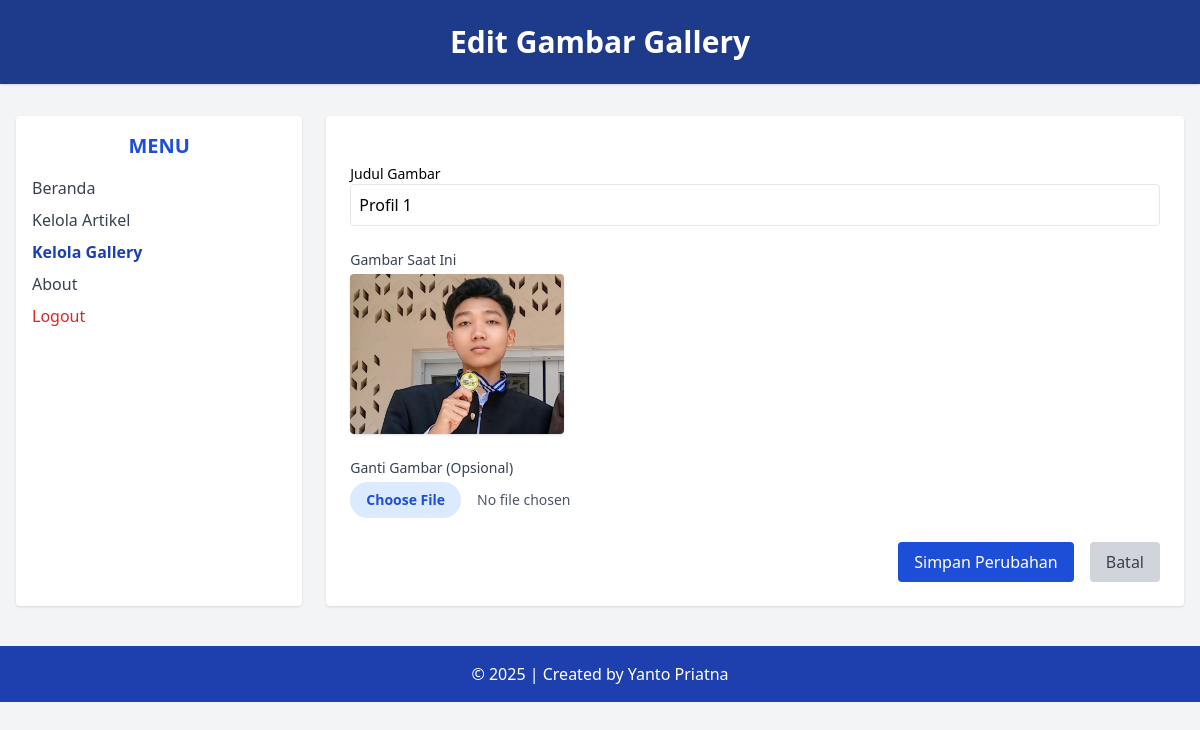
The page /admin/edit_gallery.php?id_gallery=12 (signed in) on the database its author committed.
### tables this page shows
CREATE TABLE `tbl_gallery` (
  `id_gallery` int(5) NOT NULL,
  `judul` text NOT NULL,
  `foto` text NOT NULL
);

### admin/edit_gallery.php (the view, shortened to what this page needs)
<?php
include('../koneksi.php');
$id = $_GET['id_gallery'];
$sql = "SELECT * FROM tbl_gallery WHERE id_gallery = '$id'";
$query = mysqli_query($db, $sql);
$data = mysqli_fetch_array($query);
?>
<!DOCTYPE html>
<html lang="en">
<head>
    <script src="https://cdn.tailwindcss.com"></script>
</head>
<body class="bg-gray-100 min-h-screen">
    <header class="bg-blue-900 text-white text-center py-6 shadow">
        <h1 class="text-3xl font-bold">Edit Gambar Gallery
        </h1>
    </header>
    <div class="flex max-w-7xl mx-auto mt-8 px-4">
        <aside class="w-1/4 bg-white rounded shadow p-4">
            <h2 class="text-xl font-semibold text-blue-700 mb-4 text-center">MENU
            </h2>
            <ul class="space-y-2 text-gray-700">
                <li>
                    <a href="beranda_admin.php" class="block hover:text-blue-600">Beranda</a>
                </li>
                <li>
                    <a href="data_artikel.php" class="block hover:text-blue-600">Kelola Artikel</a>
                </li>
                <li>
                    <a href="data_gallery.php" class="block font-semibold text-blue-800">Kelola Gallery</a>
                </li>
                <li>
                    <a href="about.php" class="block hover:text-blue-600">About</a>
                </li>
                <li>
                    <a href="logout.php" onclick="return confirm('Apakah anda yakin ingin keluar?');"
                        class="block text-red-600 hover:underline font-medium">Logout
                    </a>
                </li>
            </ul>
        </aside>
        <main class="w-3/4 bg-white rounded shadow p-6 ml-6">
            <form action="proses_edit_gallery.php" method="post"
                enctype="multipart/form-data" class="space-y-6">
                <div>
                    <label for="judul" class="block text-sm font-medium text-gray-700mb-1">Judul Gambar
                    </label>
                    <input type="text" id="judul" name="judul" required
                        value="<?php echo htmlspecialchars($data['judul']); ?>"
                        class="w-full p-2 border rounded focus:outline-none focus:ring focus:border-blue-500">
                </div>
                <div>
                    <label class="block text-sm font-medium text-gray-700 mb-1">Gambar Saat Ini</label>
                    <img src="../images/<?php echo $data['foto']; ?>" class="h-40 rounded shadow mb-3" alt="Foto Lama">
                </div>
                <div>
                    <label for="foto" class="block text-sm font-medium text-gray-700 mb-1">Ganti Gambar (Opsional)
                    </label>
                    <input type="file" id="foto" name="foto" accept="image/*"
                        class="block w-full text-sm text-gray-600 file:mr-4 file:py-2 file:px-4 file:rounded-full file:border-0 file:text-sm file:font-semibold file:bg-blue-100 file:text-blue-700 hover:file:bg-blue-200">
                </div>
                <div class="flex justify-end space-x-4">
                    <button type="submit"
                        class="bg-blue-700 text-white px-4 py-2 rounded hover:bg-blue-800 transition">Simpan Perubahan
                    </button>
                    <a href="data_gallery.php"
                        class="bg-gray-300 text-gray-700 px-4 py-2 rounded hover:bg-gray-400 transition">Batal
                    </a>
                </div>
            </form>
        </main>
    </div>
    <footer class="bg-blue-800 text-white text-center py-4 mt-10">
        &copy; <?php echo date('Y'); ?> | Created by Yanto Priatna
    </footer>
</body>
</html>

### rows shown on the page
tbl_gallery: judul "Profil 1", foto (picture)
